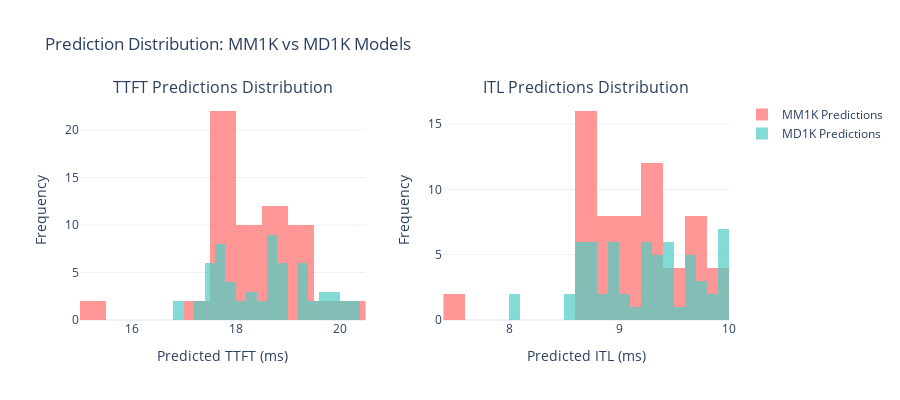

The notebook cell this image was saved under:
### Code cell
# 5. Visualization: Direct prediction comparison
fig = make_subplots(
    rows=1, cols=2,
    subplot_titles=('TTFT Predictions Distribution', 'ITL Predictions Distribution'),
    horizontal_spacing=0.12
)

# TTFT predictions
fig.add_trace(
    go.Histogram(
        x=mm1k_filtered['ttft'],
        name='MM1K Predictions',
        marker_color='#FF6B6B',
        opacity=0.7,
        nbinsx=20
    ),
    row=1, col=1
)
fig.add_trace(
    go.Histogram(
        x=md1k_filtered['ttft'],
        name='MD1K Predictions',
        marker_color='#4ECDC4',
        opacity=0.7,
        nbinsx=20
    ),
    row=1, col=1
)

# ITL predictions
fig.add_trace(
    go.Histogram(
        x=mm1k_filtered['itl'],
        name='MM1K Predictions',
        marker_color='#FF6B6B',
        opacity=0.7,
        nbinsx=20,
        showlegend=False
    ),
    row=1, col=2
)
fig.add_trace(
    go.Histogram(
        x=md1k_filtered['itl'],
        name='MD1K Predictions',
        marker_color='#4ECDC4',
        opacity=0.7,
        nbinsx=20,
        showlegend=False
    ),
    row=1, col=2
)

fig.update_xaxes(title_text="Predicted TTFT (ms)", row=1, col=1)
fig.update_xaxes(title_text="Predicted ITL (ms)", row=1, col=2)
fig.update_yaxes(title_text="Frequency", row=1, col=1)
fig.update_yaxes(title_text="Frequency", row=1, col=2)

fig.update_layout(
    title_text="Prediction Distribution: MM1K vs MD1K Models",
    height=400,
    barmode='overlay',
    template='plotly_white'
)

fig.show()

print("\nInterpretation:")
print("If histograms overlap completely → models make same predictions → improvement is spurious")
print("If histograms are separated → models make different predictions → improvement is real")

### Figure 1 — Plotly figure (JSON) as saved in the notebook; plotly's stock layout.template omitted (floating-point values rounded to 4 significant figures)
{"data": [{"marker": {"color": "#FF6B6B"}, "name": "MM1K Predictions", "nbinsx": 20, "opacity": 0.7, "type": "histogram", "x": [15.42, 15.42, 17.91, 17.91, 17.54, 17.54, 17.66, 17.66, 17.79, 17.8, 17.87, 17.87, 17.55, 17.55, 18.87, 18.87, 18.47, 18.47, 18.46, 18.46, 18.45, 18.45, 18.76, 18.76, 18.21, 18.21, 19.39, 19.39, 19.26, 19.26, 19.4, 19.4, 19.37, 19.37, 19.02, 19.01, 18.87, 18.87, 18.74, 18.75, 19.66, 19.66, 18.53, 18.53, 20.44, 20.44, 18.7, 18.7, 18.29, 18.29, 17.63, 17.63, 17.37, 17.37, 17.93, 17.93, 17.89, 17.89, 17.74, 17.74, 17.68, 17.68], "xaxis": "x", "yaxis": "y"}, {"marker": {"color": "#4ECDC4"}, "name": "MD1K Predictions", "nbinsx": 20, "opacity": 0.7, "type": "histogram", "x": [16.83, 16.83, 18.09, 18.09, 17.72, 17.72, 17.84, 17.84, 17.65, 17.65, 17.47, 17.47, 18.88, 18.88, 18.84, 18.84, 18.63, 18.63, 18.62, 18.71, 18.61, 18.46, 18.44, 18.24, 19.93, 19.77, 19.49, 19.25, 19.4, 19.23, 19.31, 19.31, 19.35, 19.35, 18.89, 18.89, 18.74, 18.74, 19.8, 19.8, 20.07, 20.08, 20.38, 20.38, 18.35, 18.36, 19.99, 20.0, 18.76, 18.76, 17.81, 17.81, 17.58, 17.58, 17.73, 17.73, 17.62, 17.62, 17.53, 17.53, 17.3, 17.3], "xaxis": "x", "yaxis": "y"}, {"marker": {"color": "#FF6B6B"}, "name": "MM1K Predictions", "nbinsx": 20, "opacity": 0.7, "showlegend": false, "type": "histogram", "x": [7.514, 7.514, 8.769, 8.769, 8.764, 8.764, 8.731, 8.731, 8.878, 8.883, 8.822, 8.822, 8.745, 8.745, 9.311, 9.311, 9.228, 9.228, 9.169, 9.169, 9.224, 9.225, 9.392, 9.392, 9.151, 9.151, 9.643, 9.643, 9.655, 9.655, 9.743, 9.743, 9.648, 9.646, 9.437, 9.435, 9.439, 9.437, 9.344, 9.347, 9.88, 9.879, 9.094, 9.094, 9.996, 9.996, 9.222, 9.222, 9.074, 9.074, 8.707, 8.707, 8.623, 8.623, 8.866, 8.866, 8.867, 8.867, 8.688, 8.688, 8.795, 8.795], "xaxis": "x2", "yaxis": "y2"}, {"marker": {"color": "#4ECDC4"}, "name": "MD1K Predictions", "nbinsx": 20, "opacity": 0.7, "showlegend": false, "type": "histogram", "x": [8.095, 8.095, 8.951, 8.951, 8.756, 8.756, 8.839, 8.839, 8.76, 8.76, 8.714, 8.714, 9.346, 9.346, 9.347, 9.347, 9.257, 9.257, 9.219, 9.268, 9.317, 9.229, 9.291, 9.172, 9.888, 9.782, 9.733, 9.599, 9.764, 9.663, 9.632, 9.634, 9.655, 9.656, 9.451, 9.452, 9.463, 9.463, 9.936, 9.937, 9.961, 9.964, 9.962, 9.966, 9.055, 9.057, 9.899, 9.902, 9.437, 9.439, 8.91, 8.912, 8.666, 8.668, 8.907, 8.909, 8.589, 8.59, 8.618, 8.618, 8.688, 8.691], "xaxis": "x2", "yaxis": "y2"}], "layout": {"annotations": [{"font": {"size": 16}, "showarrow": false, "text": "TTFT Predictions Distribution", "x": 0.22, "xanchor": "center", "xref": "paper", "y": 1, "yanchor": "bottom", "yref": "paper"}, {"font": {"size": 16}, "showarrow": false, "text": "ITL Predictions Distribution", "x": 0.78, "xanchor": "center", "xref": "paper", "y": 1, "yanchor": "bottom", "yref": "paper"}], "barmode": "overlay", "height": 400, "title": {"text": "Prediction Distribution: MM1K vs MD1K Models"}, "xaxis": {"anchor": "y", "domain": [0, 0.44], "title": {"text": "Predicted TTFT (ms)"}}, "xaxis2": {"anchor": "y2", "domain": [0.56, 1], "title": {"text": "Predicted ITL (ms)"}}, "yaxis": {"anchor": "x", "domain": [0, 1], "title": {"text": "Frequency"}}, "yaxis2": {"anchor": "x2", "domain": [0, 1], "title": {"text": "Frequency"}}}}
